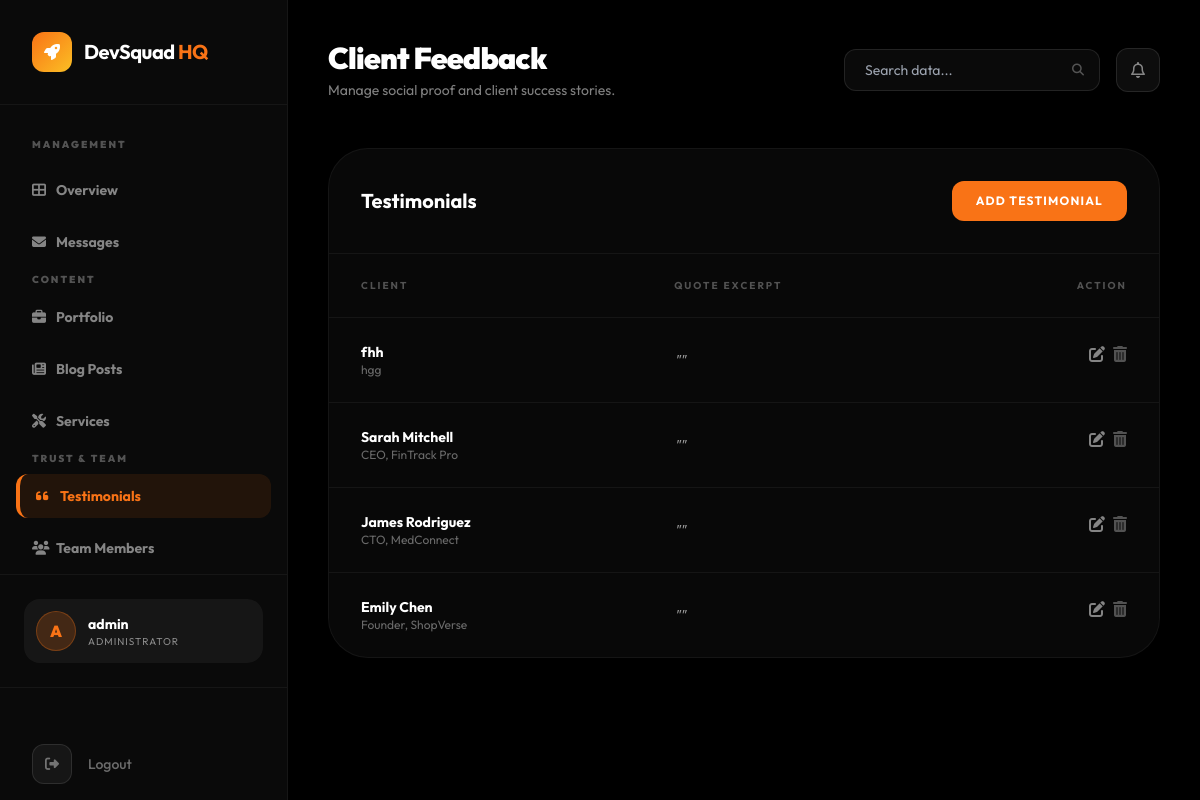
Before: /management/testimonials/ (signed in) with the older database file.
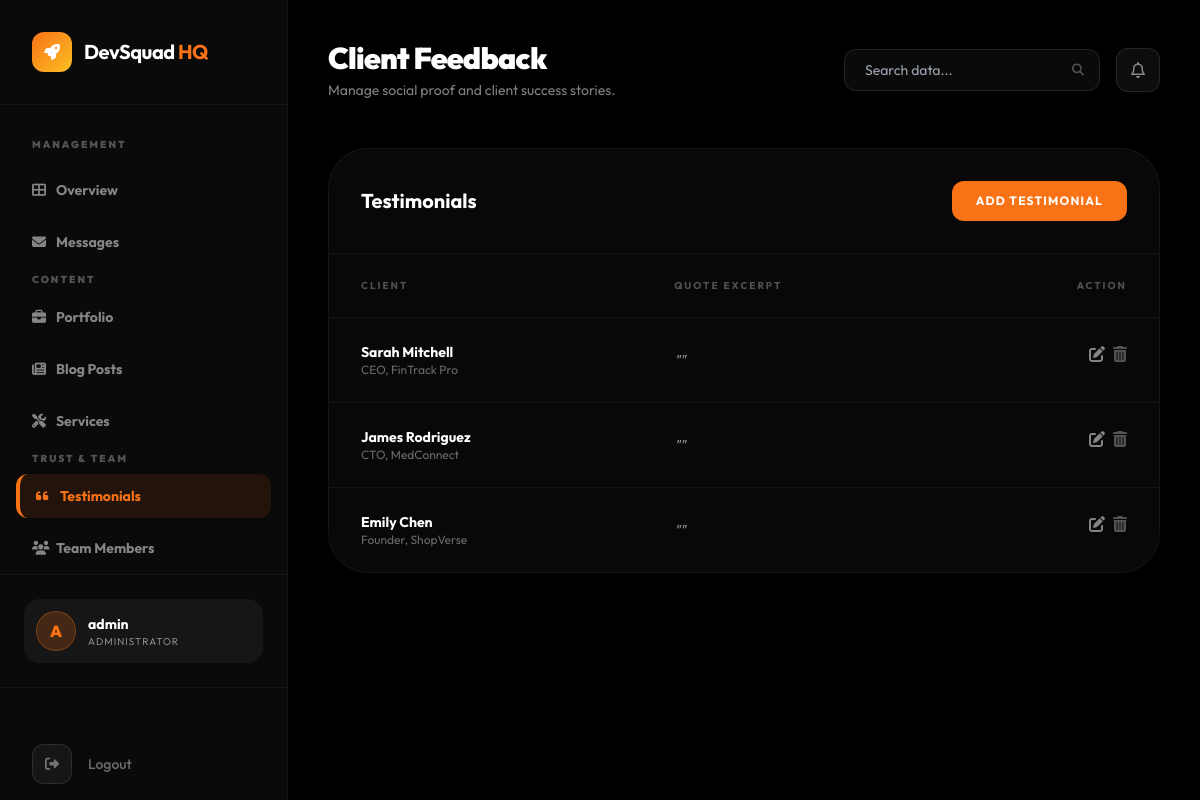
After: the same page with the newer database file.
### devsqaud/models.py (models this page shows, shortened)
class Testimonial(models.Model):
    client_name = models.CharField(max_length=100)
    client_role = models.CharField(max_length=200, help_text="e.g. 'CEO, TechCorp'")
    feedback = models.TextField()
    is_featured = models.BooleanField(default=False, help_text="Show on home page")
    order = models.IntegerField(default=0)
    class Meta:
        ordering = ['order']

### devsqaud/views_dashboard.py (the view)
# urls.py: path('management/testimonials/', views_dashboard.dashboard_testimonials, name='dashboard_testimonials'),
@staff_member_required
def dashboard_testimonials(request):
    testimonials = Testimonial.objects.all()
    context = {
        'testimonials': testimonials,
        'active_page': 'testimonials',
    }
    return render(request, 'dashboard/testimonials_list.html', context)

### devsqaud/context_processors.py (called while the page is built)
def site_config_context(request):
    return {
        'site': SiteConfig.load(),
    }

### devsqaud/models.py (called while the page is built)
    @classmethod
    def load(cls):
        obj, _ = cls.objects.get_or_create(pk=1)
        return obj

### templates/dashboard/testimonials_list.html (shortened to what this page needs)
{% extends 'dashboard/base.html' %}
{% block header_title %}Client Feedback{% endblock %}
{% block header_subtitle %}Manage social proof and client success stories.{% endblock %}
{% block dashboard_content %}
<div class="glass-card rounded-[40px] border-white/5 overflow-hidden">
    <div class="p-8 border-b border-white/5 flex items-center justify-between">
        <h3 class="text-xl font-bold">Testimonials</h3>
        <a href="{% url 'content_add' 'testimonial' %}" class="px-6 py-3 bg-sunset-orange text-white text-xs font-bold uppercase tracking-widest rounded-xl">Add Testimonial</a>
    </div>
    <div class="overflow-x-auto">
        <table class="w-full text-left">
            <thead>
                <tr class="text-[10px] font-black uppercase tracking-[0.2em] text-white/30 border-b border-white/5">
                    <th class="px-8 py-6">Client</th>
                    <th class="px-8 py-6">Quote Excerpt</th>
                    <th class="px-8 py-6 text-right">Action</th>
                </tr>
            </thead>
            <tbody class="divide-y divide-white/5">
                {% for t in testimonials %}
                <tr class="group hover:bg-white/[0.02]">
                    <td class="px-8 py-6">
                        <p class="text-sm font-bold">{{ t.client_name }}</p>
                        <p class="text-xs text-white/40">{{ t.client_role }}</p>
                    </td>
                    <td class="px-8 py-6 text-sm text-white/60 italic">"{{ t.quote|truncatechars:50 }}"</td>
                    <td class="px-8 py-6 text-right flex items-center justify-end space-x-2">
                        <a href="{% url 'content_edit' 'testimonial' t.pk %}" class="text-white/50 hover:text-sunset-orange"><i class="fas fa-edit"></i></a>
                        <form action="{% url 'content_delete' 'testimonial' t.pk %}" method="POST" onsubmit="return confirm('Are you sure?');" class="inline">
                            <button type="submit" class="text-white/30 hover:text-red-500"><i class="fas fa-trash-alt"></i></button>
                        </form>
                    </td>
                </tr>
                {% endfor %}
            </tbody>
        </table>
    </div>
</div>
{% endblock %}

Changed rows visible on the page:
removed Testimonial: client_name "fhh", client_role "hgg"
